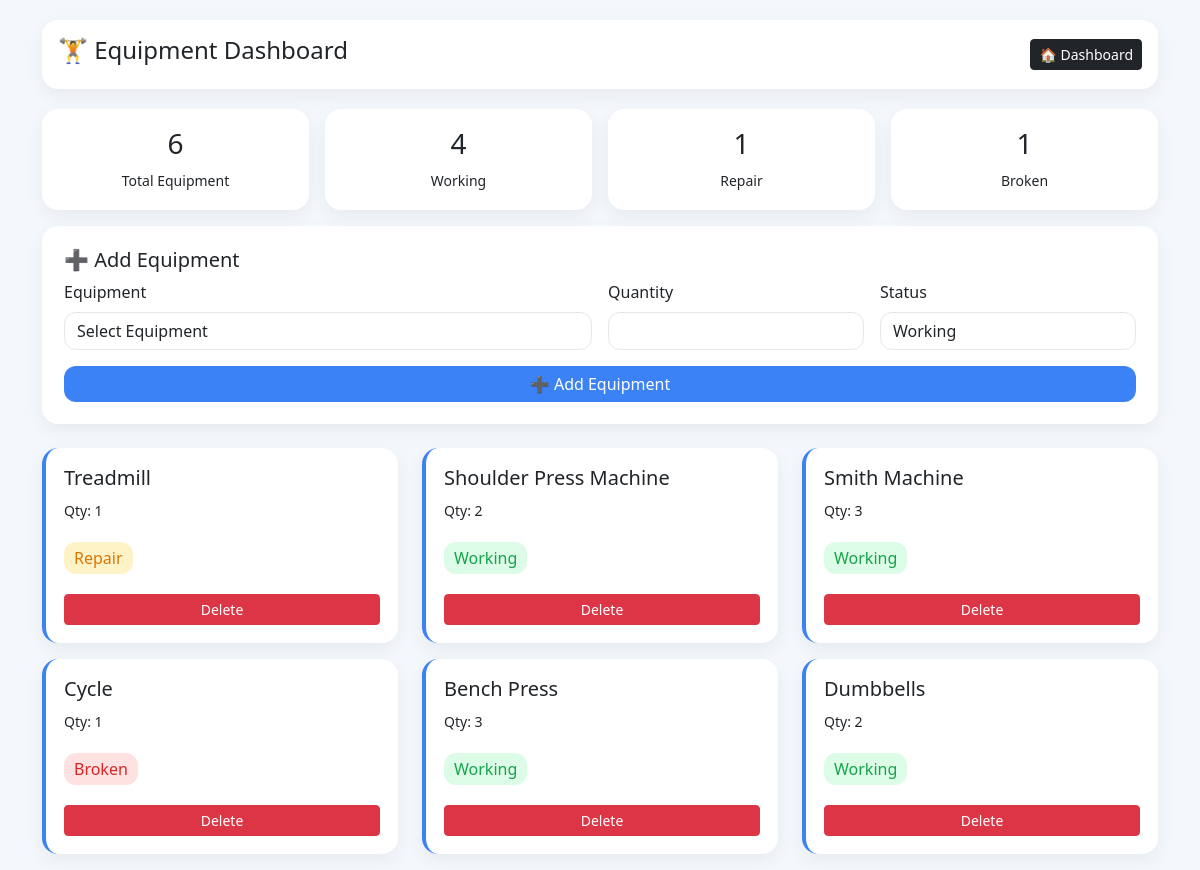
Page /equipment.php on the committed database.
### tables this page shows
CREATE TABLE `equipment` (
  `id` int(11) NOT NULL,
  `name` varchar(100) DEFAULT NULL,
  `quantity` int(11) DEFAULT NULL,
  `status` varchar(20) DEFAULT 'working'
);

### equipment.php (the view, shortened to what this page needs)
<?php
include("../includes/db.php");
$total = $conn->query("SELECT COUNT(*) as c FROM equipment")->fetch_assoc()['c'] ?? 0;
$working = $conn->query("SELECT COUNT(*) as c FROM equipment WHERE status='working'")->fetch_assoc()['c'] ?? 0;
$repair = $conn->query("SELECT COUNT(*) as c FROM equipment WHERE status='repair'")->fetch_assoc()['c'] ?? 0;
$broken = $conn->query("SELECT COUNT(*) as c FROM equipment WHERE status='broken'")->fetch_assoc()['c'] ?? 0;
$list = $conn->query("SELECT * FROM equipment ORDER BY id DESC");
?>
<!DOCTYPE html>
<html>
<head>
    <link href="https://cdn.jsdelivr.net/npm/bootstrap@5.3.0/dist/css/bootstrap.min.css" rel="stylesheet">
</head>
<body>
<div class="container">
    <div class="topbar">
        <h4>🏋️ Equipment Dashboard</h4>
        <a href="../dashboard.php" class="btn btn-dark btn-sm">🏠 Dashboard</a>
    </div>
    <div class="row g-3 mb-3">
        <div class="col-md-3">
            <div class="stat-card">
                <h3><?= $total ?></h3>
                <small>Total Equipment</small>
            </div>
        </div>
        <div class="col-md-3">
            <div class="stat-card">
                <h3><?= $working ?></h3>
                <small>Working</small>
            </div>
        </div>
        <div class="col-md-3">
            <div class="stat-card">
                <h3><?= $repair ?></h3>
                <small>Repair</small>
            </div>
        </div>
        <div class="col-md-3">
            <div class="stat-card">
                <h3><?= $broken ?></h3>
                <small>Broken</small>
            </div>
        </div>
    </div>
    <div class="form-card">
        <h5>➕ Add Equipment</h5>
        <form method="POST" class="row g-3">
            <div class="col-md-6">
                <label class="form-label">Equipment</label>
                <select name="name" class="form-control" required>
                    <option value="">Select Equipment</option>
                </select>
            </div>
            <div class="col-md-3">
                <label class="form-label">Quantity</label>
                <input type="number" name="qty" class="form-control" required>
            </div>
            <div class="col-md-3">
                <label class="form-label">Status</label>
                <select name="status" class="form-control">
                    <option value="working">Working</option>
                </select>
            </div>
            <div class="col-md-12">
                <button name="add" class="btn btn-modern w-100">➕ Add Equipment</button>
            </div>
        </form>
    </div>
    <br>
    <div class="row">
        <?php while($row = $list->fetch_assoc()) { ?>
        <div class="col-md-4 mb-3">
            <div class="eq-card">
                <h5><?= $row['name'] ?></h5>
                <small>Qty: <?= $row['quantity'] ?></small>
                <br><br>
                <?php if($row['status']=="working") { ?>
                    <span class="badge-working">Working</span>
                <?php } elseif($row['status']=="repair") { ?>
                    <span class="badge-repair">Repair</span>
                <?php } else { ?>
                    <span class="badge-broken">Broken</span>
                <?php } ?>
                <br><br>
                <a href="?delete=<?= $row['id'] ?>" class="btn btn-danger btn-sm w-100">
                    Delete
                </a>
            </div>
        </div>
        <?php } ?>
    </div>
</div>
</body>
</html>

### equipment.php (style rules this page uses)
body { background:#f4f7fb; font-family:Segoe UI; }
.topbar { background:white; padding:16px; border-radius:16px; display:flex; justify-content:space-between; align-items:center; margin:20px 0; box-shadow:0 6px 18px rgba(0,0,0,0.06); }
.stat-card { background:white; padding:18px; border-radius:16px; text-align:center; box-shadow:0 6px 18px rgba(0,0,0,0.06); transition:0.3s; }
.form-card { background:white; padding:22px; border-radius:16px; box-shadow:0 6px 18px rgba(0,0,0,0.06); }
.form-control { border-radius:12px; border:1px solid #e5e7eb; }
.btn-modern { background:#3b82f6; color:white; border-radius:12px; border:none; transition:0.3s; }
.eq-card { background:white; border-radius:16px; padding:18px; box-shadow:0 6px 18px rgba(0,0,0,0.06); border-left:4px solid #3b82f6; transition:0.3s; }
.badge-working { background:#dcfce7; color:#16a34a; padding:5px 10px; border-radius:12px; }
.badge-repair { background:#fef3c7; color:#d97706; padding:5px 10px; border-radius:12px; }
.badge-broken { background:#fee2e2; color:#dc2626; padding:5px 10px; border-radius:12px; }

### rows in the picture
equipment: name "Treadmill", quantity "1", status "Repair"
equipment: name "Shoulder Press Machine", quantity "2", status "Working"
equipment: name "Smith Machine", quantity "3", status "Working"
equipment: name "Cycle", quantity "1", status "Broken"
equipment: name "Bench Press", quantity "3", status "Working"
equipment: name "Dumbbells", quantity "2", status "Working"

### other values in the picture
$total "6"
$working "4"
$repair "1"
$broken "1"
